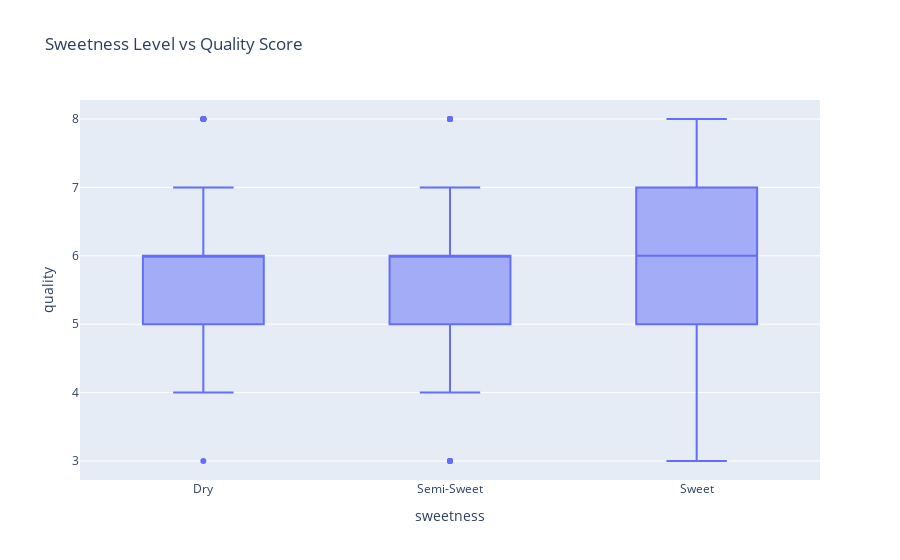

The cell this chart's notebook holds for it:
### Code cell
# Sweetness vs Quality Category
px.box(
    df,
    x="sweetness",
    y="quality",
    title="Sweetness Level vs Quality Score"
)

### Figure 1 — Plotly figure (JSON) as saved in the notebook; plotly's stock layout.template omitted (floating-point values rounded to 4 significant figures; data arrays with more than 128 entries replaced by an {"elided": "..."} marker saying what was removed)
{"data": [{"alignmentgroup": "True", "hovertemplate": "sweetness=%{x}<br>quality=%{y}<extra></extra>", "legendgroup": "", "marker": {"color": "#636efa"}, "name": "", "notched": false, "offsetgroup": "", "orientation": "v", "showlegend": false, "type": "box", "x": {"elided": "1018 str values"}, "x0": " ", "xaxis": "x", "y": {"elided": "1018 int values"}, "y0": " ", "yaxis": "y"}], "layout": {"boxmode": "group", "legend": {"tracegroupgap": 0}, "title": {"text": "Sweetness Level vs Quality Score"}, "xaxis": {"anchor": "y", "domain": [0, 1], "title": {"text": "sweetness"}}, "yaxis": {"anchor": "x", "domain": [0, 1], "title": {"text": "quality"}}}}
